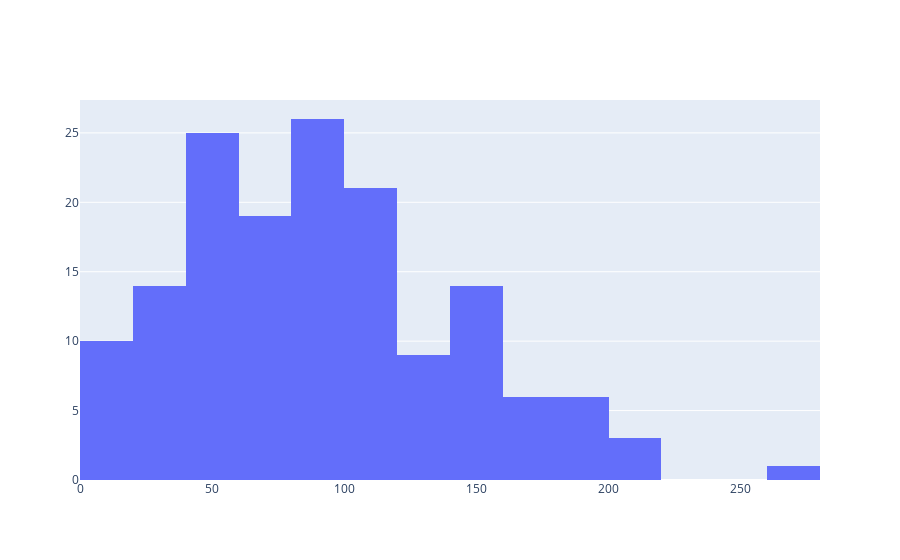

Source (notebook cell):
### Code cell
hist = go.Histogram(x=data['Auckland'])
fig = go.Figure(hist)
fig.show()

### Figure 1 — Plotly figure (JSON) as saved in the notebook; plotly's stock layout.template omitted (floating-point values rounded to 4 significant figures; data arrays with more than 128 entries replaced by an {"elided": "..."} marker saying what was removed)
{"data": [{"type": "histogram", "x": {"elided": "154 float values"}}], "layout": {}}
